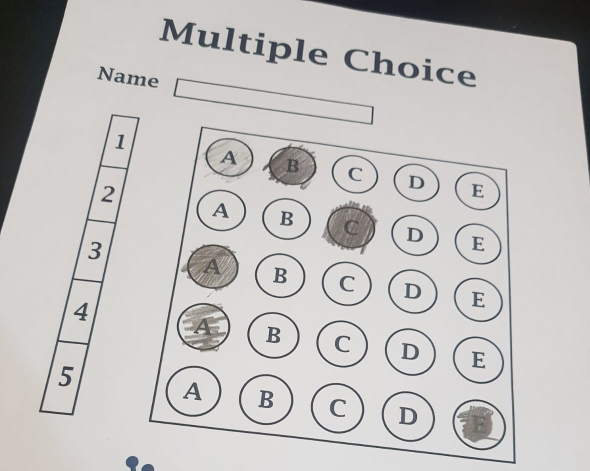
#> input picture test.jpg, 1180 x 941 px (shown at 1/2 size)
$ python test.py
#> lines starting #> are read from the running program, lines starting #| are printed output that depends on the picture; after the words box and inside, x2 and y2 are one past the last pixel; in counts of white or black regions, pixels touching at a corner belong together
### utils.py
import cv2
import numpy as np

## TO STACK ALL THE IMAGES IN ONE WINDOW
def stackImages(imgArray,scale,lables=[]):
    rows = len(imgArray)
    cols = len(imgArray[0])
    rowsAvailable = isinstance(imgArray[0], list)
    width = imgArray[0][0].shape[1]
    height = imgArray[0][0].shape[0]
    if rowsAvailable:
        for x in range ( 0, rows):
            for y in range(0, cols):
                imgArray[x][y] = cv2.resize(imgArray[x][y], (0, 0), None, scale, scale)
                if len(imgArray[x][y].shape) == 2: imgArray[x][y]= cv2.cvtColor( imgArray[x][y], cv2.COLOR_GRAY2BGR)
        imageBlank = np.zeros((height, width, 3), np.uint8)
        hor = [imageBlank]*rows
        hor_con = [imageBlank]*rows
        for x in range(0, rows):
            hor[x] = np.hstack(imgArray[x])
            hor_con[x] = np.concatenate(imgArray[x])
        ver = np.vstack(hor)
        ver_con = np.concatenate(hor)
    else:
        for x in range(0, rows):
            imgArray[x] = cv2.resize(imgArray[x], (0, 0), None, scale, scale)
            if len(imgArray[x].shape) == 2: imgArray[x] = cv2.cvtColor(imgArray[x], cv2.COLOR_GRAY2BGR)
        hor= np.hstack(imgArray)
        hor_con= np.concatenate(imgArray)
        ver = hor
    if len(lables) != 0:
        eachImgWidth= int(ver.shape[1] / cols)
        eachImgHeight = int(ver.shape[0] / rows)
        #print(eachImgHeight)
        for d in range(0, rows):
            for c in range (0,cols):
                cv2.rectangle(ver,(c*eachImgWidth,eachImgHeight*d),(c*eachImgWidth+len(lables[d][c])*13+27,30+eachImgHeight*d),(255,255,255),cv2.FILLED)
                cv2.putText(ver,lables[d][c],(eachImgWidth*c+10,eachImgHeight*d+20),cv2.FONT_HERSHEY_COMPLEX,0.7,(255,0,255),2)
    return ver

def reorder(myPoints):

    myPoints = myPoints.reshape((4, 2)) # REMOVE EXTRA DIMENSION
    print(myPoints)
    myPointsNew = np.zeros((4, 1, 2), np.int32) # NEW MATRIX WITH ARRANGED POINTS
    add = myPoints.sum(1)
    print(add)
    print(np.argmax(add))
    myPointsNew[0] = myPoints[np.argmin(add)]  #[0,0]
    myPointsNew[3] =myPoints[np.argmax(add)]   #[w,h]
    diff = np.diff(myPoints, axis=1)
    myPointsNew[1] =myPoints[np.argmin(diff)]  #[w,0]
    myPointsNew[2] = myPoints[np.argmax(diff)] #[h,0]

    return myPointsNew

def rectContour(contours):

    rectCon = []
    max_area = 0
    for i in contours:
        area = cv2.contourArea(i)
        if area > 50:
            peri = cv2.arcLength(i, True)
            approx = cv2.approxPolyDP(i, 0.02 * peri, True)
            if len(approx) == 4:
                rectCon.append(i)
    rectCon = sorted(rectCon, key=cv2.contourArea,reverse=True)
    #print(len(rectCon))
    return rectCon

def getCornerPoints(cont):
    peri = cv2.arcLength(cont, True) # LENGTH OF CONTOUR
    approx = cv2.approxPolyDP(cont, 0.02 * peri, True) # APPROXIMATE THE POLY TO GET CORNER POINTS
    return approx

def splitBoxes(img):
    rows = np.vsplit(img,5)
    boxes=[]
    for r in rows:
        cols= np.hsplit(r,5)
        for box in cols:
            boxes.append(box)
    return boxes

# [12 lines left out: function drawGrid, not called in this run]

def showAnswers(img,myIndex,grading,ans,questions=5,choices=5):
     secW = int(img.shape[1]/questions)
     secH = int(img.shape[0]/choices)

     for x in range(0,questions):
         myAns= myIndex[x]
         cX = (myAns * secW) + secW // 2
         cY = (x * secH) + secH // 2
         if grading[x]==1:
            myColor = (0,255,0)
            #cv2.rectangle(img,(myAns*secW,x*secH),((myAns*secW)+secW,(x*secH)+secH),myColor,cv2.FILLED)
            cv2.circle(img,(cX,cY),50,myColor,cv2.FILLED)
         else:
            myColor = (0,0,255)
            #cv2.rectangle(img, (myAns * secW, x * secH), ((myAns * secW) + secW, (x * secH) + secH), myColor, cv2.FILLED)
            cv2.circle(img, (cX, cY), 50, myColor, cv2.FILLED)

            # CORRECT ANSWER
            myColor = (0, 255, 0)
            correctAns = ans[x]
            cv2.circle(img,((correctAns * secW)+secW//2, (x * secH)+secH//2),
            20,myColor,cv2.FILLED)

     return img

### test.py
import numpy as np
import cv2 as cv
import utils

##########################################
path = "test.jpg"
widthImg = 700
heightImg = 700
question = 5
choice = 5
answer = [1, 2, 0, 1, 4]
##########################################

img = cv.imread(path)
#> img is the input picture: shape (941, 1180, 3); mean B, G, R 190.5, 192, 194

#    Preprocessing     ###################
img = cv.resize(img,(widthImg,heightImg))
#> img: shape (700, 700, 3)
imgContour = img.copy()
imgMarkContour = img.copy()
imgGray = cv.cvtColor(img,cv.COLOR_BGR2GRAY)
imgBlur = cv.GaussianBlur(imgGray,(5,5),1)
imgCanny = cv.Canny(imgBlur,10,50)
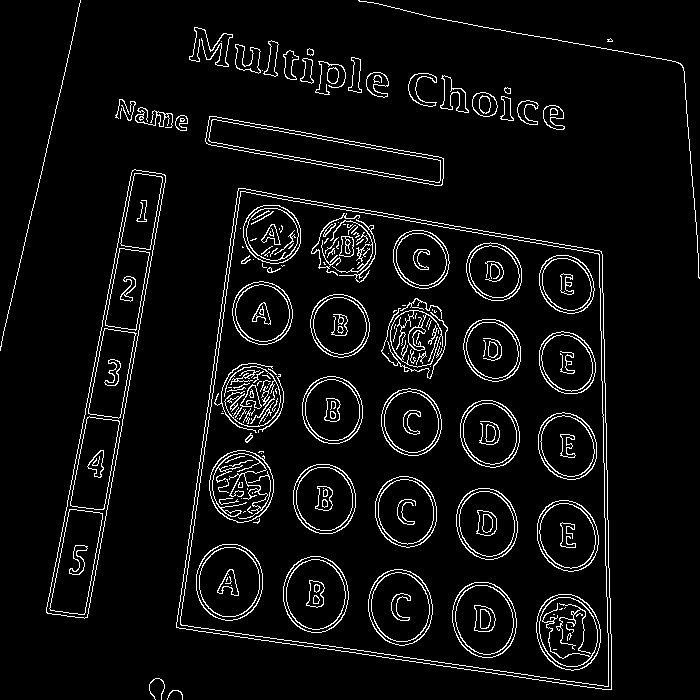
#> imgCanny: shape (700, 700); 5.5% white in thin lines or dots

#   Finding all Contours   ##############
contours, hierarchy = cv.findContours(imgCanny,cv.RETR_EXTERNAL,cv.CHAIN_APPROX_NONE)
#> contours = 32 contours, 11 with area under 20; largest, box (x1, y1, x2, y2) and area: (176, 188, 612, 690) 177076, (46, 169, 166, 619) 17222, (205, 116, 444, 186) 6822, (472, 92, 498, 117) 475, (440, 75, 469, 113) 431
cv.drawContours(imgContour,contours,-1,(0,255,0),10)
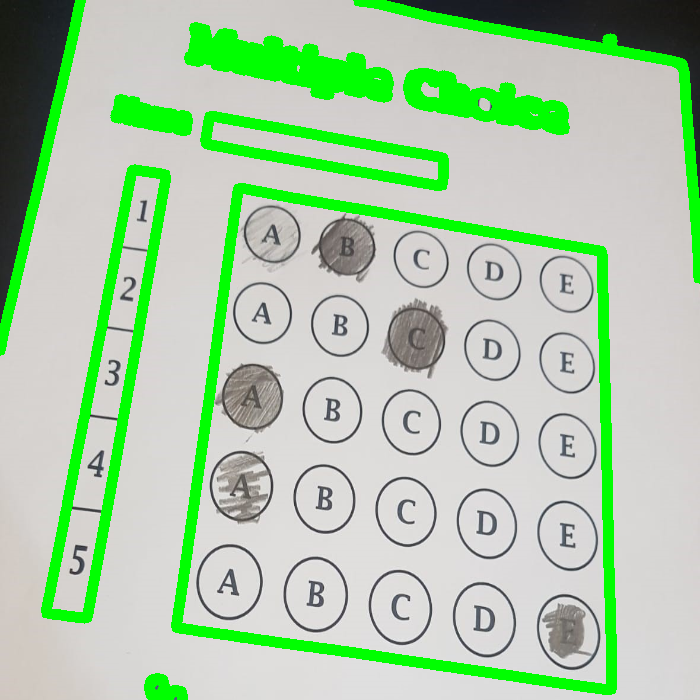
#> imgContour: shape (700, 700, 3); mean B, G, R 169.4, 202.6, 172.8

#   Find Rectangles     ##################
rectContour = utils.rectContour(contours)
#> the loop in rectContour, `for i in contours:` made 32 passes
#> (area, peri, approx) on passes 3 to 5: (177075.5, 1756.6, [[238, 188], [176, 627], [611, 689], [601, 251]]), (17222, 1031.7, [[161, 173], [131, 172], [47, 613], [87, 617]]), (6821.5, 560.7, [[209, 116], [211, 145], [442, 184], [438, 156]])
#> after the loop in rectContour, `for i in contours:`: rectCon = 3 contours; box (x1, y1, x2, y2) and area: (176, 188, 612, 690) 177076, (46, 169, 166, 619) 17222, (205, 116, 444, 186) 6822
#> rectContour has the same summary as rectCon in rectContour
markContourPoints = utils.getCornerPoints(rectContour[0])
#> in getCornerPoints, `peri = cv2.arcLength(cont, True)`: peri = 1756.6
#> in getCornerPoints, `approx = cv2.approxPolyDP(cont, 0.02 * peri, True)`: approx = [[238, 188], [176, 627], [611, 689], [601, 251]]
#> markContourPoints = [[238, 188], [176, 627], [611, 689], [601, 251]]
gradePoints = utils.getCornerPoints(rectContour[1])
#> gradePoints = [[161, 173], [131, 172], [47, 613], [87, 617]]

if markContourPoints.size != 0 and gradePoints.size != 0:
    cv.drawContours(imgMarkContour,markContourPoints,-1,(0,0,255),20)
    cv.drawContours(imgMarkContour,gradePoints,-1,(255,0,0),20)

    markContourPoints = utils.reorder(markContourPoints)  # Reorder
#> in reorder, `myPoints = myPoints.reshape((4, 2))`: myPoints = [[238, 188], [176, 627], [611, 689], [601, 251]]
#| [[238 188]
#|  [176 627]
#|  [611 689]
#|  [601 251]]
#> in reorder, `add = myPoints.sum(1)`: add = [426, 803, 1300, 852]
#| [ 426  803 1300  852]
#| 2
#> in reorder, `diff = np.diff(myPoints, axis=1)`: diff = [-50, 451, 78, -350]
#> markContourPoints = [[238, 188], [601, 251], [176, 627], [611, 689]]
    gradePoints = utils.reorder(gradePoints)  # Reorder
#| [[161 173]
#|  [131 172]
#|  [ 47 613]
#|  [ 87 617]]
#| [334 303 660 704]
#| 3
#> gradePoints = [[131, 172], [161, 173], [47, 613], [87, 617]]

#   Wraping the Answer    ################
pt1 = np.float32(markContourPoints)
#> pt1 = [[238, 188], [601, 251], [176, 627], [611, 689]]
imgPoint = np.float32([[0, 0], [widthImg, 0], [0, heightImg], [widthImg, heightImg]])
matrix = cv.getPerspectiveTransform(pt1, imgPoint)
#> matrix = [[1.93, 0.272, -509.4], [-0.34, 1.96, -287.3], [-0.000152, 0.000455, 1]]
imgWrapColored = cv.warpPerspective(img, matrix, (widthImg, heightImg))

#   Wraping the Grade    ##################
pt2 = np.float32(gradePoints)
#> pt2 = [[131, 172], [161, 173], [47, 613], [87, 617]]
imgGradePoint = np.float32([[0, 0], [315, 0], [0, 150], [315, 150]])
matrixGrade = cv.getPerspectiveTransform(pt2, imgGradePoint)
#> matrixGrade = [[12.41, 2.36, -2032.5], [-0.018, 0.54, -90.46], [0.000144, 0.000962, 1]]
imgGradeWrapColored = cv.warpPerspective(img, matrixGrade, (325, 150))
#cv.imshow('Grade', gradeWrapColored)

#   Threshold of the answer ##############
imgWrapGrey = cv.cvtColor(imgWrapColored,cv.COLOR_BGR2GRAY)
imgThresh = cv.threshold(imgWrapGrey,165,255,cv.THRESH_BINARY_INV)[1]
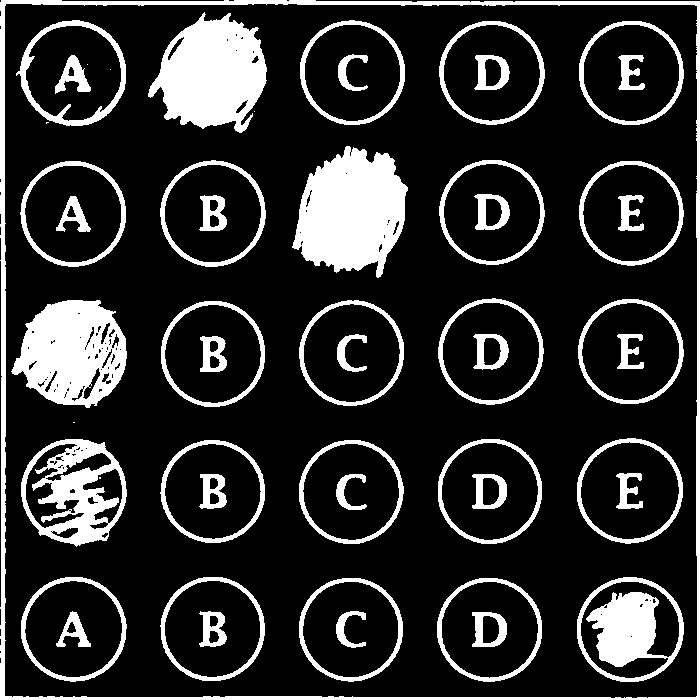
#> imgThresh: shape (700, 700); 18.4% white; 52 white regions (6 under 20 px), largest, box (x1, y1, x2, y2) and area: (0, 0, 700, 700) 10771, (292, 146, 408, 278) 10526, (148, 12, 267, 133) 9435

#   Slicing into Box    ##################
boxes = utils.splitBoxes(imgThresh)
#> in splitBoxes, `rows = np.vsplit(img,5)`: rows = 5 items
#> the loop in splitBoxes, `for r in rows:` made 5 passes
#> after the loop in splitBoxes, `for r in rows:`: boxes = 25 items
#> boxes = 25 items
#cv.imshow('last',boxes[24])

#   Getting Pixel Value From Box    ######
pixelValue = np.zeros((question, choice))
col = 0
row = 0
for image in boxes:
    totalPixel = cv.countNonZero(image)
    pixelValue[row][col] = totalPixel
    col += 1
    if col == choice:
        row += 1
        col = 0
#> this loop made 25 passes
#> totalPixel on passes 1 to 8: 3837, 10024, 2453, 2684, 2952, 2692, 2100, 10526
#> after the loop, col = 0; pixelValue = [[3837, 10024, 2453, 2684, 2952], [2692, 2100, 10526, 2094, 2386], [9140, 2059, 1872, 2063, 2323], [6035, 2025, 1848, 2028, 2491], [3039, 2501, 2305, 2498, 6079]]; row = 5
print(pixelValue)
#| [[ 3837. 10024.  2453.  2684.  2952.]
#|  [ 2692.  2100. 10526.  2094.  2386.]
#|  [ 9140.  2059.  1872.  2063.  2323.]
#|  [ 6035.  2025.  1848.  2028.  2491.]
#|  [ 3039.  2501.  2305.  2498.  6079.]]

#   Extracting Result from the OMR  ######
omrSelection = []
for each in range(0,question):
    array = pixelValue[each]
    omr = np.where(array == np.amax(array))
    omrSelection.append(omr[0][0])
#> this loop made 5 passes
#> (array, omr) on passes 1 to 5: ([3837, 10024, 2453, 2684, 2952], ([1],)), ([2692, 2100, 10526, 2094, 2386], ([2],)), ([9140, 2059, 1872, 2063, 2323], ([0],)), ([6035, 2025, 1848, 2028, 2491], ([0],)), ([3039, 2501, 2305, 2498, 6079], ([4],))
#> after the loop, omrSelection = [1, 2, 0, 0, 4]
print(omrSelection)
#| [1, 2, 0, 0, 4]

#   Grading     ##########################
grading = []
for each in range(0, question):
    if answer[each] == omrSelection[each]:
        grading.append(1)
    else:
        grading.append(0)
#> after the loop, grading = [1, 1, 1, 0, 1]

#print(grading)
grade = (sum(grading)/question)*100
#> grade = 80
print(grade)
#| 80.0

#   Marking Answer      ##################
imgResult = imgWrapColored.copy()
imgResult = utils.showAnswers(imgResult, omrSelection, grading, answer, question, choice)
#> the loop in showAnswers, `for x in range(0,questions):` made 5 passes
#> (myAns, cX) on passes 1 to 5: (1, 210), (2, 350), (0, 70), (0, 70), (4, 630)
#> after the loop in showAnswers, `for x in range(0,questions):`:
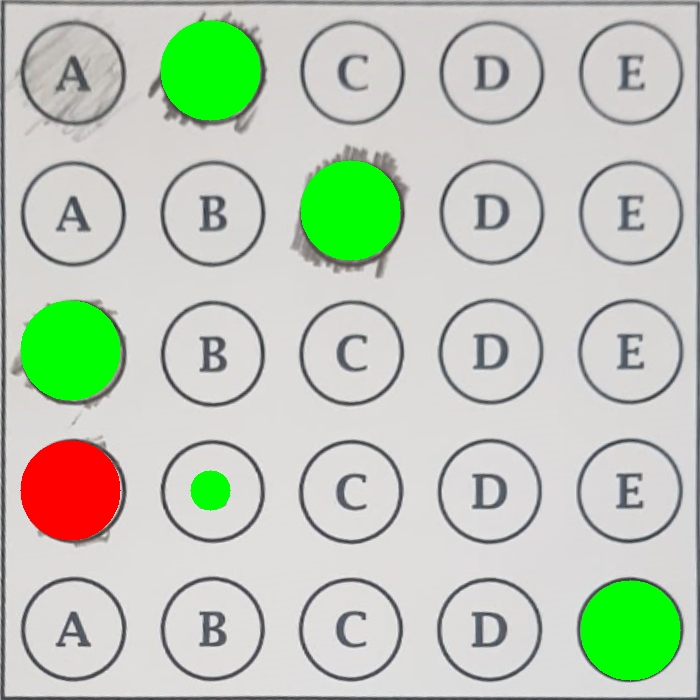
#> img: shape (700, 700, 3); mean B, G, R 183.9, 201.6, 189.8

imgRawDrawing = np.zeros_like(imgWrapColored)
imgRawDrawing = utils.showAnswers(imgRawDrawing, omrSelection, grading, answer, question, choice)
#> call 2 of showAnswers, with questions = 5, choices = 5
#> the loop in showAnswers (call 2), `for x in range(0,questions):` made 5 passes
#> after the loop in showAnswers (call 2), `for x in range(0,questions):`:
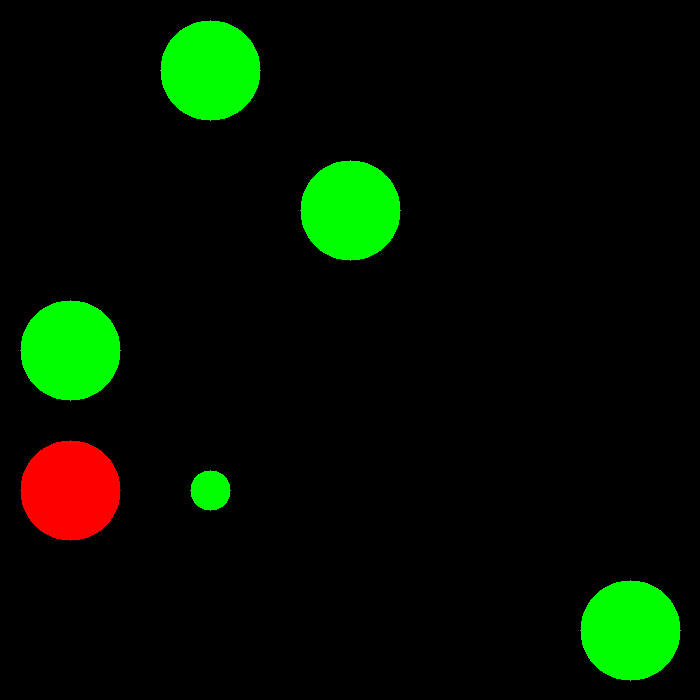
#> img: shape (700, 700, 3); mean B, G, R 0, 17, 4.1
invMatrix = cv.getPerspectiveTransform(imgPoint, pt1)
#> invMatrix = [[0.541, -0.13, 238], [0.0992, 0.478, 188], [3.69e-05, -0.000237, 1]]
imgInvRaw = cv.warpPerspective(imgRawDrawing, invMatrix, (widthImg, heightImg))

imgRawGrade = np.zeros_like(imgGradeWrapColored)
cv.putText(imgRawGrade, str(int(grade)) + '%', (50, 100), cv.FONT_HERSHEY_COMPLEX, 3, (255, 255, 0), 3)
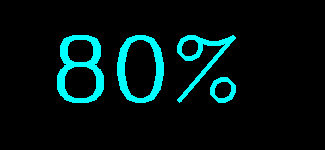
#> imgRawGrade: shape (150, 325, 3); mean of channels 0, 1, 2 19.3, 19.3, 0; drawn as B, G, R
invMatrixGrade = cv.getPerspectiveTransform(imgGradePoint, pt2)
#> invMatrixGrade = [[0.093, -0.641, 131], [0.000741, 1.88, 172], [-1.41e-05, -0.00172, 1]]
imgGradeWrapColored = cv.warpPerspective(imgRawGrade, invMatrixGrade, (widthImg, heightImg))
#> imgGradeWrapColored: shape (700, 700, 3)

imgFinal = img.copy()
imgFinal = cv.addWeighted(imgFinal,1,imgInvRaw,1,0)
imgFinal = cv.addWeighted(imgFinal,1,imgGradeWrapColored,1,0)


cv.imshow('Final Output', imgFinal)
#   Stacked Images      ##################
imgBlank = np.zeros_like(img)
imgArray = ([img, imgGray, imgBlur, imgCanny],
            [imgContour, imgMarkContour, imgWrapColored, imgThresh],
            [imgResult, imgRawDrawing, imgInvRaw, imgFinal])
imgStacked = utils.stackImages(imgArray, 0.3)
#> in stackImages, `rows = len(imgArray)`: rows = 3
#> in stackImages, `cols = len(imgArray[0])`: cols = 4
#> in stackImages, `rowsAvailable = isinstance(imgArray[0], list)`: rowsAvailable = True
#> in stackImages, `hor = [imageBlank]*rows`: hor = 3 items
#> in stackImages, `ver = np.vstack(hor)`:
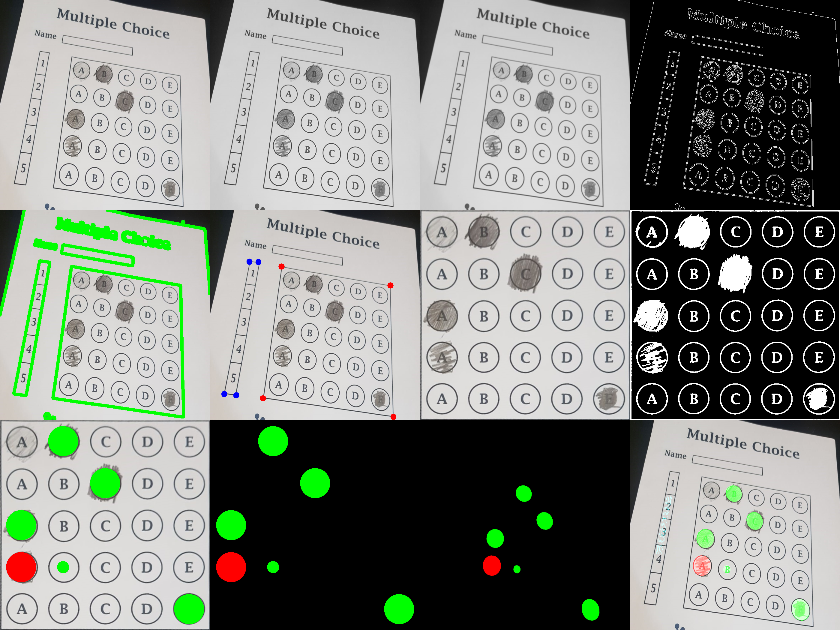
#> ver: shape (630, 840, 3); mean of channels 0, 1, 2 130.4, 137.3, 132.8; drawn as B, G, R

cv.imshow('Stacked',imgStacked)
cv.waitKey(0)
